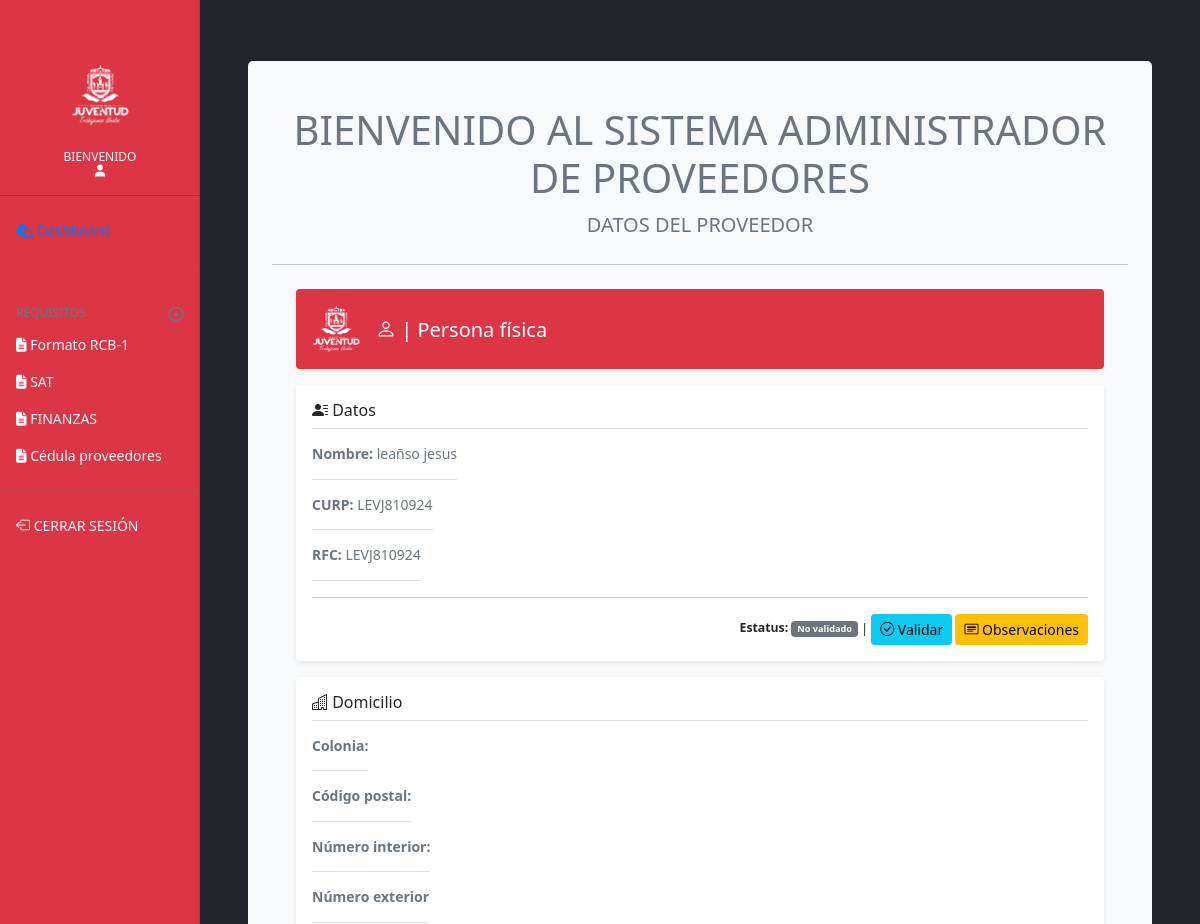
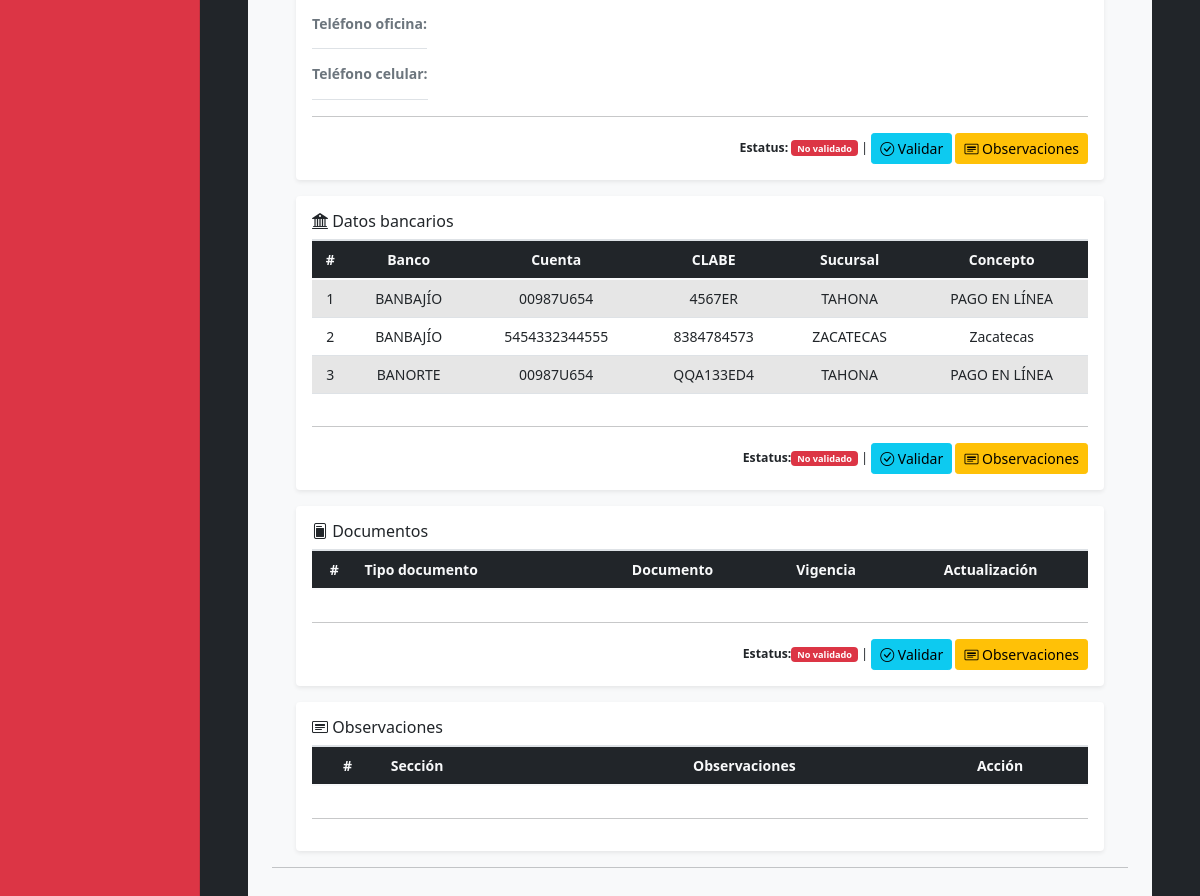
Page /admin/datos_proveedor.php?id=1 on the committed database (2 pictures, top to bottom).
### tables this page shows
CREATE TABLE `datos` (
  `id` int(11) NOT NULL,
  `id_ext` int(11) NOT NULL,
  `fisc_apellido` varchar(100) DEFAULT NULL,
  `fisc_nombre` varchar(70) DEFAULT NULL,
  `fisc_curp` varchar(20) DEFAULT NULL,
  `rfc` varchar(50) DEFAULT NULL,
  `moral_razon` varchar(100) DEFAULT NULL,
  `moral_denominacion` varchar(100) DEFAULT NULL,
  `moral_archivo_acta` varchar(300) DEFAULT NULL,
  `tipo_usr` int(11) NOT NULL,
  `validacion` int(11) NOT NULL
);

CREATE TABLE `banco` (
  `id` int(11) NOT NULL,
  `banco` varchar(100) NOT NULL,
  `no_cuenta` varchar(100) NOT NULL,
  `no_clabe` varchar(100) NOT NULL,
  `sucursal` varchar(100) NOT NULL,
  `concepto` varchar(200) NOT NULL,
  `id_ext` int(11) NOT NULL,
  `validacion` int(11) NOT NULL
);

### admin/datos_proveedor.php (the view, shortened to what the rows shown need)
<?php
include('prcd/conn.php');
?>
<!doctype html>
<html lang="es">
  <head>
    <link rel="stylesheet" href="https://cdn.jsdelivr.net/npm/bootstrap-icons@1.5.0/font/bootstrap-icons.css">
    <link href="css/bootstrap.css" rel="stylesheet">
    <link href="assets/dist/css/bootstrap.min.css" rel="stylesheet">
    <link href="css/offcanvas.css" rel="stylesheet">
    <link href="css/dashboard.css" rel="stylesheet">
  </head>
  <body class="bg-dark">
<div class="container-fluid">
  <div class="row">
    <main role="main" class="col-md-9 ml-sm-auto col-lg-10 px-md-4 bg-dark" style="background-color:#eaeef4; height:100%;">
              <?php
                $id_proveedor = $_REQUEST['id'];
                $consulta_proveedor = "SELECT * FROM datos WHERE id_ext = $id_proveedor";
                $resultado_consulta_proveedor= $conn->query($consulta_proveedor);
                $row_consulta_proveedor = $resultado_consulta_proveedor->fetch_assoc();
                $consulta_banco = "SELECT * FROM banco WHERE id_ext = $id_proveedor";
                $resultado_consulta_banco= $conn->query($consulta_banco);
              ?>
    <div class="container-fluid" style="max-height: 100%;">
      <div class="jumbotron jumbotron-fluid" style="background-color:#f8f9fa; width:100%;border-radius:5px;  margin-top:0%; padding-top:45px; ">
        <div class="container-fluid">
          <h1 class="h1 text-secondary text-center">BIENVENIDO AL SISTEMA ADMINISTRADOR DE PROVEEDORES</h1>
          <main class="container">
            <div class="d-flex align-items-center p-3 my-3 text-white bg-purple rounded shadow-sm bg-danger">
              <div class="lh-1">
                <?php
                    if($row_consulta_proveedor['tipo_usr'] == 1){
                        echo '<h1 class="h6 mb-0 text-white lh-1 lead"><i class="bi bi-person"></i> | Persona física</h1>';
                    }
                    else{
                        echo '<h1 class="h6 mb-0 text-white lh-1 lead"><i class="bi bi-people"></i> | Persona moral</h1>';
                    }
                ?>
              </div>
            </div>
            <div class="my-3 p-3 bg-body rounded shadow-sm">
                    <?php
                        if($row_consulta_proveedor['tipo_usr'] == 1){
                            echo '<div class="d-flex text-muted pt-3">';
                            echo '<p class="pb-3 mb-0 lh-sm border-bottom">';
                            echo '<strong>Nombre: </strong>'.$row_consulta_proveedor["fisc_apellido"].' '.$row_consulta_proveedor["fisc_nombre"];
                            echo '</p>';
                            echo '</div>';
                            echo '<div class="d-flex text-muted pt-3">';
                            echo '<p class="pb-3 mb-0 lh-sm border-bottom">';
                            echo '<strong>CURP: </strong>'.$row_consulta_proveedor["fisc_curp"];
                            echo '</p>';
                            echo '</div>';
                            echo '<div class="d-flex text-muted pt-3">';
                            echo '<p class="pb-3 mb-0 lh-sm border-bottom">';
                            echo '<strong>RFC: </strong>'.$row_consulta_proveedor["rfc"];
                            echo '</p>';
                            echo '</div>';
                        }
                    ?>
            </div>
            <div class="my-3 p-3 bg-body rounded shadow-sm">
                <div class="table-responsive">
                    <table class="table table-striped align-middle table-hover text-center">
                        <thead class="bg-dark text-light">
                            <tr>
                            <th scope="col">#</th>
                            <th scope="col">Banco</th>
                            <th scope="col">Cuenta</th>
                            <th scope="col">CLABE</th>
                            <th scope="col">Sucursal</th>
                            <th scope="col">Concepto</th>
                            </tr>
                        </thead>
                        <tbody>
                            <?php
                            $num = 0;
                            while($row_consulta_banco = $resultado_consulta_banco->fetch_assoc()){
                                $num ++;
                                echo '<tr>';
                                echo '<td>'.$num.'</td>';
                                echo '<td>'.$row_consulta_banco["banco"].'</td>';
                                echo '<td>'.$row_consulta_banco["no_cuenta"].'</td>';
                                echo '<td>'.$row_consulta_banco["no_clabe"].'</td>';
                                echo '<td>'.$row_consulta_banco["sucursal"].'</td>';
                                echo '<td>'.$row_consulta_banco["concepto"].'</td>';
                                echo '</tr>';
                            }
                            ?>
                        </tbody>
                    </table>
                </div>
            </div>
            <div class="my-3 p-3 bg-body rounded shadow-sm">
                <div class="table-responsive">
                    <table class="table table-striped align-middle table-hover">
                        <thead class="bg-dark text-light">
                            <tr>
                            <th class="text-center">#</th>
                            <th>Tipo documento</th>
                            <th class="text-center">Documento</th>
                            <th class="text-center">Vigencia</th>
                            <th class="text-center">Actualización</th>
                            </tr>
                        </thead>
                    </table>
                </div>
            </div>
            <div class="my-3 p-3 bg-body rounded shadow-sm">
                <div class="table-responsive">
                    <table class="table table-striped align-middle table-hover">
                        <thead class="bg-dark text-light">
                            <tr>
                              <th class="text-center">#</th>
                              <th>Sección</th>
                              <th class="text-center">Observaciones</th>
                              <th class="text-center">Acción</th>
                            </tr>
                        </thead>
                    </table>
                </div>
            </div>
          </main>
        </div>
        </div>
    </div>
    </main>
  </div>
</div>
        <script src="css/dashboard.js"></script></body>
</html>

### rows in the picture
datos: fisc_apellido "leañso", fisc_nombre "jesus", fisc_curp "LEVJ810924", rfc "LEVJ810924"
banco: banco "BANBAJÍO", no_cuenta "00987U654", no_clabe "4567ER", sucursal "TAHONA", concepto "PAGO EN LÍNEA"
banco: banco "BANBAJÍO", no_cuenta "5454332344555", no_clabe "8384784573", sucursal "ZACATECAS", concepto "Zacatecas"
banco: banco "BANORTE", no_cuenta "00987U654", no_clabe "QQA133ED4", sucursal "TAHONA", concepto "PAGO EN LÍNEA"
